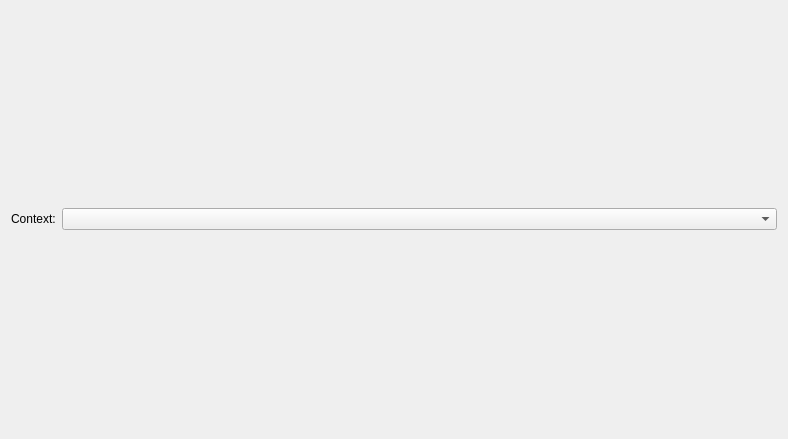
<?xml version="1.0" encoding="UTF-8"?>
<ui version="4.0">
 <class>PythonConsole</class>
 <widget class="QWidget" name="PythonConsole">
  <property name="geometry">
   <rect>
    <x>0</x>
    <y>0</y>
    <width>788</width>
    <height>439</height>
   </rect>
  </property>
  <property name="windowTitle">
   <string>Form</string>
  </property>
  <layout class="QVBoxLayout" name="verticalLayout">
   <item>
    <layout class="QHBoxLayout" name="horizontalLayout">
     <item>
      <widget class="QLabel" name="label">
       <property name="text">
        <string>Context:</string>
       </property>
      </widget>
     </item>
     <item>
      <widget class="QComboBox" name="modules">
       <property name="sizePolicy">
        <sizepolicy hsizetype="Expanding" vsizetype="Fixed">
         <horstretch>0</horstretch>
         <verstretch>0</verstretch>
        </sizepolicy>
       </property>
      </widget>
     </item>
    </layout>
   </item>
  </layout>
 </widget>
 <resources/>
 <connections/>
</ui>
